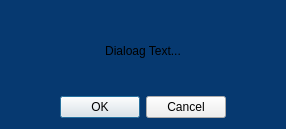
<?xml version="1.0" encoding="UTF-8"?>
<ui version="4.0">
 <class>templateDialog</class>
 <widget class="QDialog" name="templateDialog">
  <property name="geometry">
   <rect>
    <x>0</x>
    <y>0</y>
    <width>286</width>
    <height>129</height>
   </rect>
  </property>
  <property name="minimumSize">
   <size>
    <width>286</width>
    <height>129</height>
   </size>
  </property>
  <property name="maximumSize">
   <size>
    <width>286</width>
    <height>129</height>
   </size>
  </property>
  <property name="windowTitle">
   <string>Dialog</string>
  </property>
  <property name="styleSheet">
   <string notr="true">QDialog{
	background-color: rgb(6, 57, 112);

}

QLabel{
	font: 12pt &quot;Segoe UI&quot;;
}</string>
  </property>
  <layout class="QVBoxLayout" name="verticalLayout">
   <item>
    <spacer name="verticalSpacer_2">
     <property name="orientation">
      <enum>Qt::Orientation::Vertical</enum>
     </property>
     <property name="sizeHint" stdset="0">
      <size>
       <width>20</width>
       <height>20</height>
      </size>
     </property>
    </spacer>
   </item>
   <item>
    <widget class="QLabel" name="dialogTextLabel">
     <property name="text">
      <string>Dialoag Text...</string>
     </property>
     <property name="alignment">
      <set>Qt::AlignmentFlag::AlignCenter</set>
     </property>
     <property name="wordWrap">
      <bool>true</bool>
     </property>
    </widget>
   </item>
   <item>
    <spacer name="verticalSpacer">
     <property name="orientation">
      <enum>Qt::Orientation::Vertical</enum>
     </property>
     <property name="sizeHint" stdset="0">
      <size>
       <width>20</width>
       <height>21</height>
      </size>
     </property>
    </spacer>
   </item>
   <item>
    <widget class="QDialogButtonBox" name="okCanelBtnBox">
     <property name="orientation">
      <enum>Qt::Orientation::Horizontal</enum>
     </property>
     <property name="standardButtons">
      <set>QDialogButtonBox::StandardButton::Cancel|QDialogButtonBox::StandardButton::Ok</set>
     </property>
     <property name="centerButtons">
      <bool>true</bool>
     </property>
    </widget>
   </item>
  </layout>
 </widget>
 <resources/>
 <connections>
  <connection>
   <sender>okCanelBtnBox</sender>
   <signal>accepted()</signal>
   <receiver>templateDialog</receiver>
   <slot>accept()</slot>
   <hints>
    <hint type="sourcelabel">
     <x>248</x>
     <y>254</y>
    </hint>
    <hint type="destinationlabel">
     <x>157</x>
     <y>274</y>
    </hint>
   </hints>
  </connection>
  <connection>
   <sender>okCanelBtnBox</sender>
   <signal>rejected()</signal>
   <receiver>templateDialog</receiver>
   <slot>reject()</slot>
   <hints>
    <hint type="sourcelabel">
     <x>316</x>
     <y>260</y>
    </hint>
    <hint type="destinationlabel">
     <x>286</x>
     <y>274</y>
    </hint>
   </hints>
  </connection>
 </connections>
</ui>
